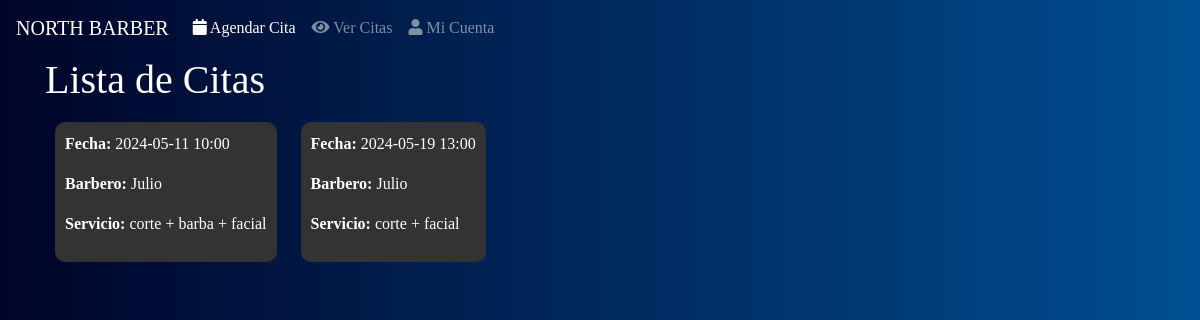
The page /ver_cita (signed in) on the database as committed earlier.
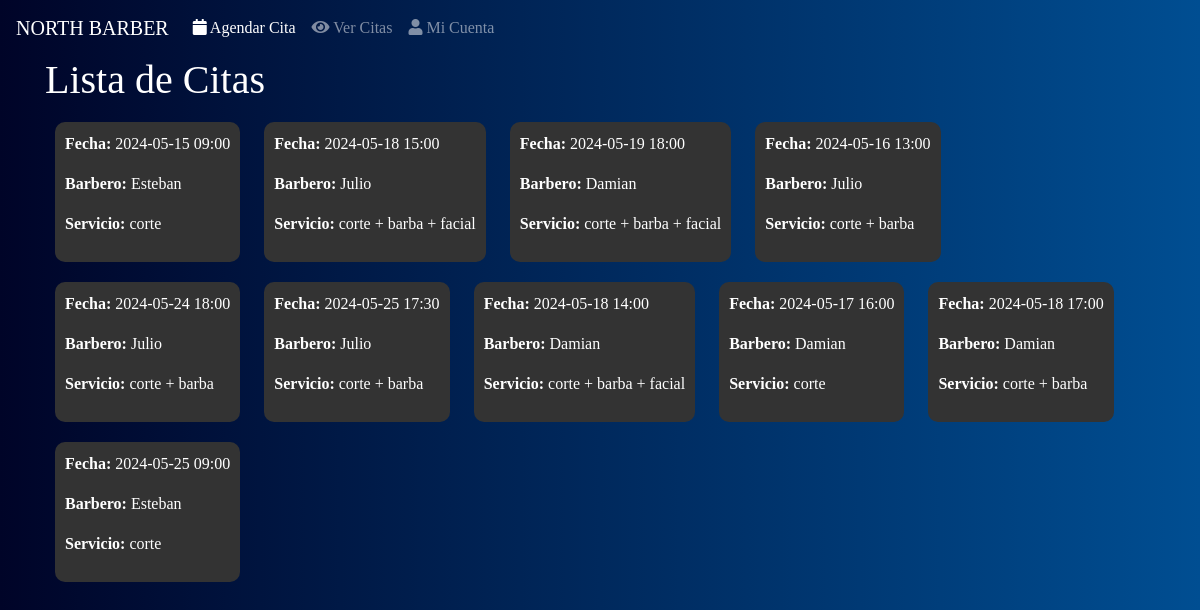
The same page on the database as committed later.
### tables this page shows
CREATE TABLE "cita" (
    id_cita INTEGER PRIMARY KEY,
    cliente INTEGER NOT NULL,
    barbero INTEGER NOT NULL,
    servicio INTEGER NOT NULL,
    fecha DATETIME NOT NULL,
    estado INTEGER NOT NULL,
    FOREIGN KEY (cliente) REFERENCES cliente(id),
    FOREIGN KEY (barbero) REFERENCES barbero(id),
    FOREIGN KEY (servicio) REFERENCES servicio(id_servicio),
    FOREIGN KEY (estado) REFERENCES estado_cita(id)
);

CREATE TABLE "barbero" (
    id INTEGER PRIMARY KEY,
    nombre VARCHAR(50) NOT NULL,
    apellidos VARCHAR(50) NOT NULL,
    telefono NUMERIC(28, 10) NOT NULL,
    username VARCHAR(50) NOT NULL,
    "password" VARCHAR(12) NOT NULL,
    tipo_usuario_id INTEGER NOT NULL,
    FOREIGN KEY (tipo_usuario_id) REFERENCES tipo_usuario(id)
);

CREATE TABLE "servicio"(
    id_servicio INTEGER PRIMARY KEY,
    tipo VARCHAR(50) NOT NULL
, duracion INTEGER(50) NOT NULL, precio INTEGER(50) NOT NULL);

### app.py (the view)
    def ver_cita(self):
        cliente_id = session.get("cliente_id")
        if cliente_id:
            conn = DatabaseManager(self.DATABASE).get_connection()
            cursor = conn.cursor()
            cursor.execute(
                """SELECT cita.id_cita, cita.fecha, barbero.nombre, servicio.tipo
                FROM cita
                INNER JOIN barbero ON cita.barbero = barbero.id
                INNER JOIN servicio ON cita.servicio = servicio.id_servicio
                WHERE cita.cliente = ?""",
                (cliente_id,),
            )
            citas = cursor.fetchall()
            conn.close()
            return render_template("ver_cita.html", citas=citas)
        else:
            return redirect("/login")

### app.py (called while the page is built)
    def get_connection(self):
        db = getattr(g, "_database", None)
        if db is None:
            db = g._database = sqlite3.connect(self.database)
        return db

    def close_connection(self, exception):
        db = getattr(g, "_database", None)
        if db is not None:
            db.close()

    def close_connection(self, exception):
        DatabaseManager(self.DATABASE).close_connection(exception)

### templates/ver_cita.html (shortened to what this page needs)
<!DOCTYPE html>
<html lang="en">
  <head>
    <link
      rel="stylesheet"
      href="https://stackpath.bootstrapcdn.com/bootstrap/4.3.1/css/bootstrap.min.css"
    />
    <link
      rel="stylesheet"
      href="https://use.fontawesome.com/releases/v5.8.1/css/all.css"
    />
  </head>
  <body>
    <nav class="navbar navbar-expand-lg navbar-dark bg-primary">
      <a class="navbar-brand" href="#">NORTH BARBER</a>
      <div class="collapse navbar-collapse" id="navbarNav">
        <ul class="navbar-nav">
          <li class="nav-item active">
            <a class="nav-link" href="/agendar_cita"
              ><i class="fa fa-calendar"></i> Agendar Cita</a
            >
          </li>
          <li class="nav-item">
            <a class="nav-link" href="/ver_cita"
              ><i class="fa fa-eye"></i> Ver Citas</a
            >
          </li>
          <li class="nav-item">
            <a class="nav-link" href="/mi_cuenta"
              ><i class="fa fa-user"></i> Mi Cuenta</a
            >
          </li>
        </ul>
      </div>
    </nav>
    <div class="container">
      <h1>Lista de Citas</h1>
      {% for cita in citas %}
      <div class="cita">
        <p><strong>Fecha:</strong> {{ cita[1] }}</p>
        <p><strong>Barbero:</strong> {{ cita[2] }}</p>
        <p><strong>Servicio:</strong> {{ cita[3] }}</p>
      </div>
      {% endfor %}
    </div>
  </body>
</html>

### templates/ver_cita.html (style rules this page uses)
body { background: linear-gradient(to right, #000428, #004e92); color: white; font-family: "Times New Roman", Times, serif; }
.navbar { background: linear-gradient(to right, #000428, #004e92); }
.cita { background-color: #333333; color: white; padding: 10px; margin: 10px; border-radius: 10px; display: inline-block; }

Rows that differ between the two databases and show on the page:
changed cita (number 1 of 10 on the later page): fecha "2024-05-11 10:00" → "2024-05-15 09:00"; nombre "Julio" → "Esteban"; tipo "corte + barba + facial" → "corte"
changed cita (number 2 of 10 on the later page): fecha "2024-05-19 13:00" → "2024-05-18 15:00"; tipo "corte + facial" → "corte + barba + facial"
added cita: fecha "2024-05-19 18:00", nombre "Damian", tipo "corte + barba + facial"
added cita: fecha "2024-05-16 13:00", nombre "Julio", tipo "corte + barba"
added cita: fecha "2024-05-24 18:00", nombre "Julio", tipo "corte + barba"
added cita: fecha "2024-05-25 17:30", nombre "Julio", tipo "corte + barba"
added cita: fecha "2024-05-18 14:00", nombre "Damian", tipo "corte + barba + facial"
added cita: fecha "2024-05-17 16:00", nombre "Damian", tipo "corte"
added cita: fecha "2024-05-18 17:00", nombre "Damian", tipo "corte + barba"
added cita: fecha "2024-05-25 09:00", nombre "Esteban", tipo "corte"
